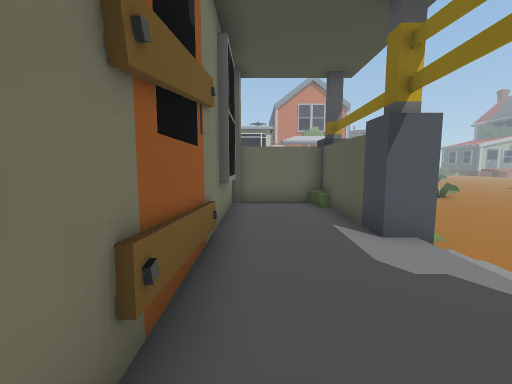
[1] (above)

20 first-person views from a walk through a scene from a Unity 3-D project. The camera is 1.3 m above the floor, tilts 6° down and sees 90° across. The floor is counted in squares, 1 m on a side. Each view is taken from the middle of a square. On the plan, view 1 faces up. The plan holds only what a view shows up to about 13 squares ahead; the rest is blank. The place goes on beyond the plan. The player character is not drawn.

[2]
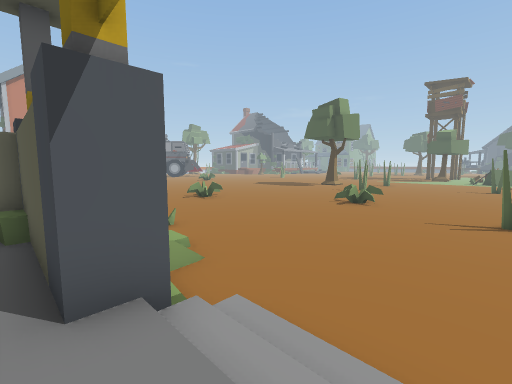

[3]
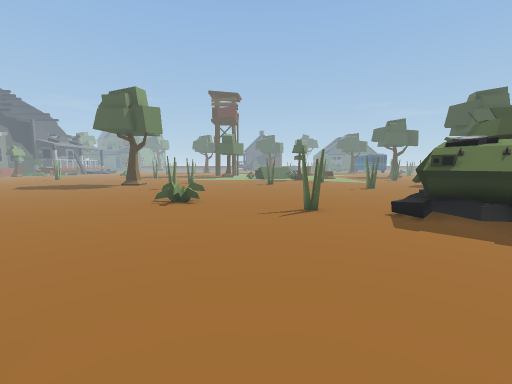

[4]
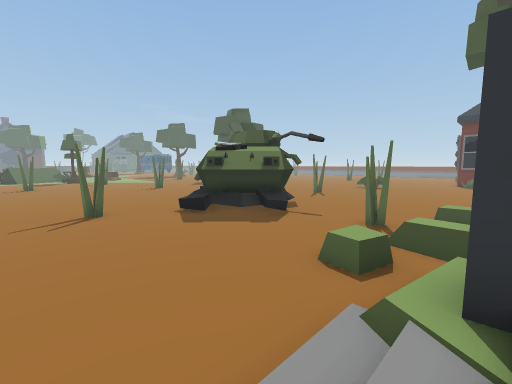

[5]
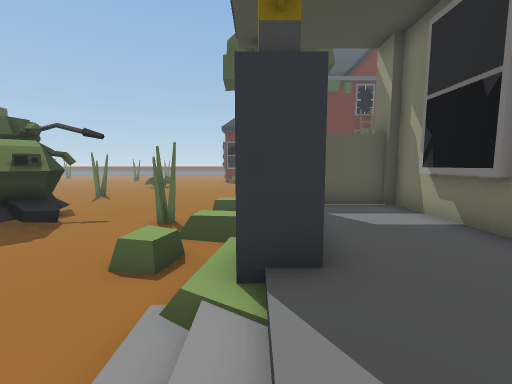

[6]
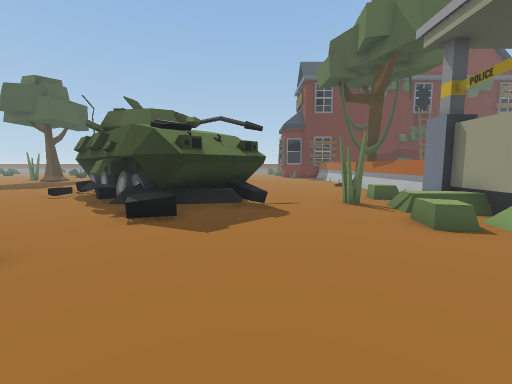

[7]
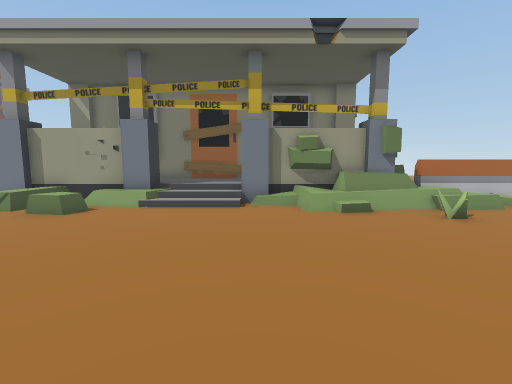

[8]
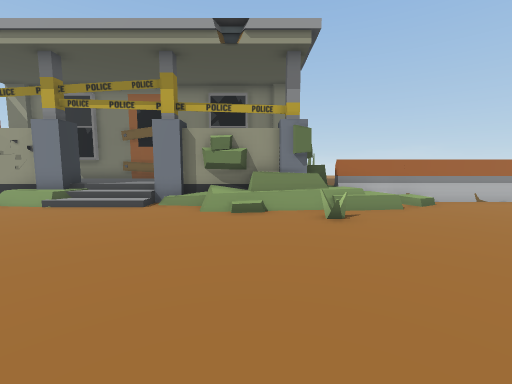

[9]
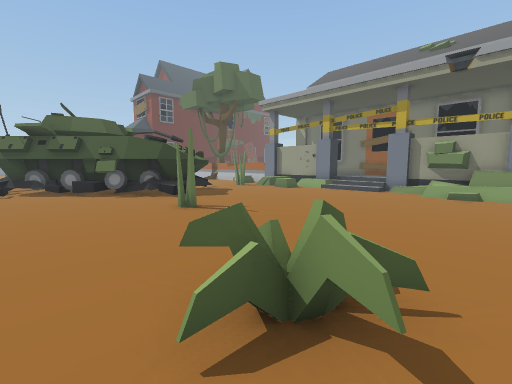

[10]
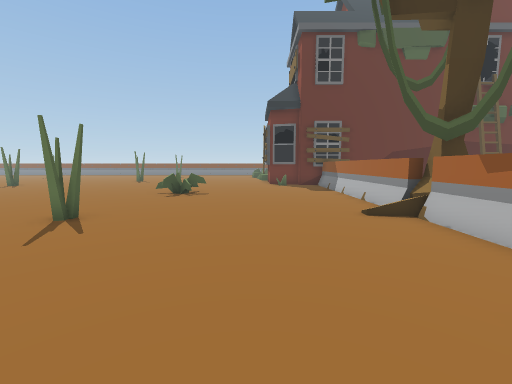

[11]
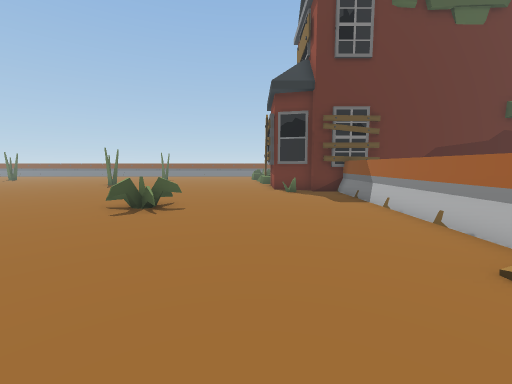

[12]
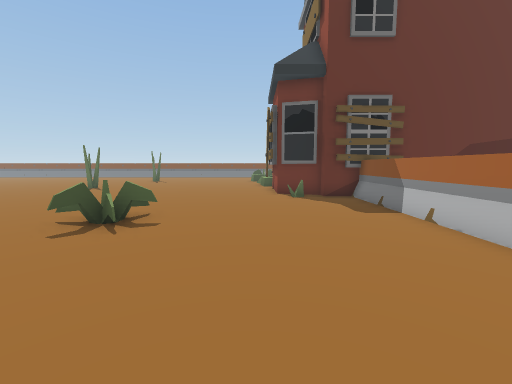

[13]
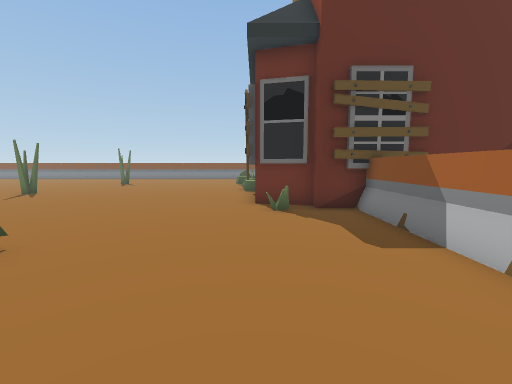

[14]
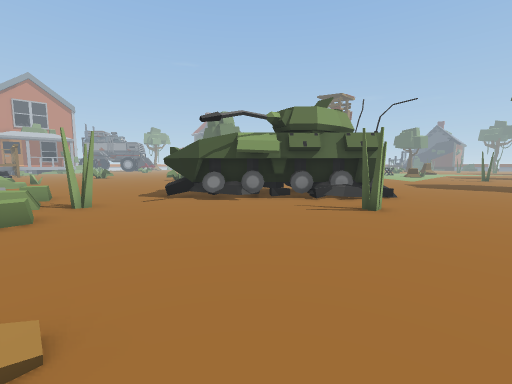

[15]
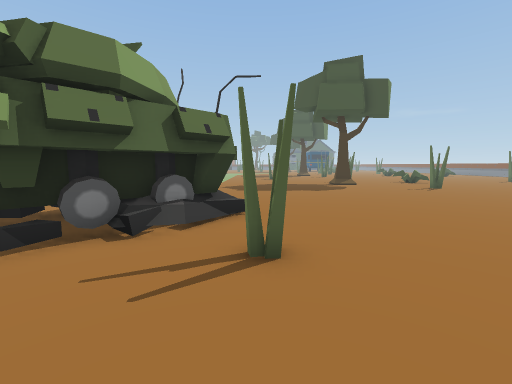

[16]
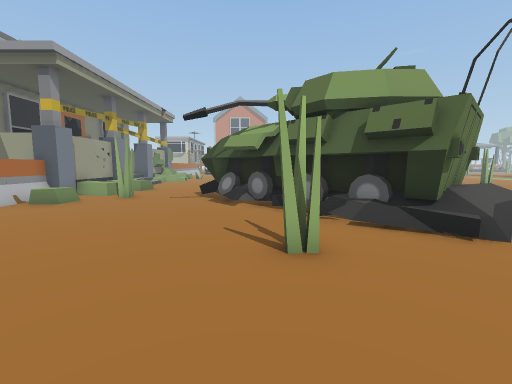

[17]
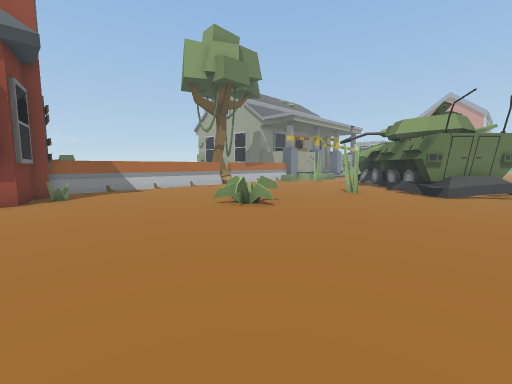

[18]
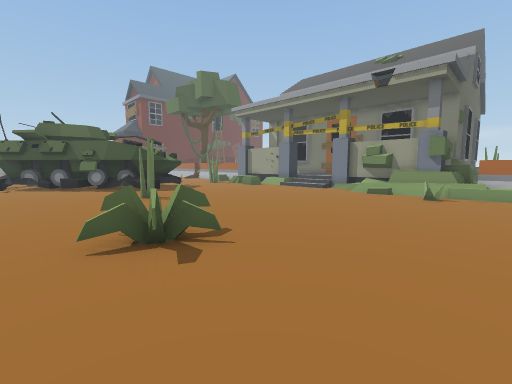

[19]
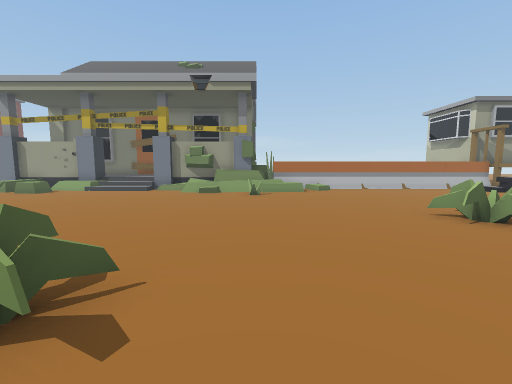

[20]
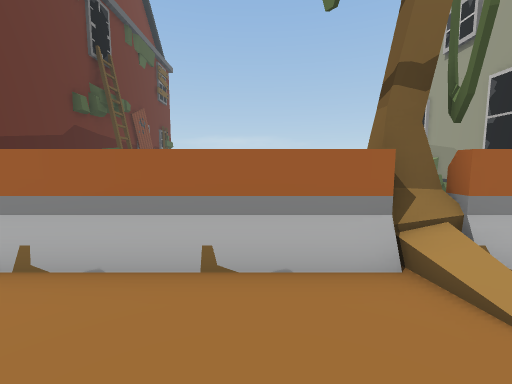

### Floor plan
Key: @ floor where view 1 was taken; # wall or solid block; x gap in a wall; . main floor; : floor 0.25 m higher than the main floor; + floor 0.5 m higher than the main floor; * floor 0.75 m higher than the main floor; / step, stairs or slope; = window, fence, low wall or low ledge; ^ raised ledge; T tree; O other object.
Columns run from 7 left of view 1 to 17 right of it. Each row starts with its distance up from view 1.
 12          OOO.............
 11         xOOO............
 10          ^##.=...........
  9       #####=.............
  8       #**##+/........OOO.
  7       #***#+/.........O..
  6       #***#..............
  5       #***#..............
  4       #***//.............
  3       #***//.............
  2       #***//........#....
  1       #***#/.............
  0       #@**#.:............
 -1       #***#.*......O.....
 -2       #** #O.....^^#.....
 -3       ######....######...
 -4 ##      ##O..#..######...
 -5          OOO.....######..
 -6    x=    OO.......######.
 -7          OO........######
 -8          OO.........####O
 -9          OO..........##=.
-10          TT........#.....
-11          TO..............
-12          TO..............
-13          OO..............
-14          OO..............
-15          OO......OO......
-16          OO......OO......
-17          OO.......O......
-18           O..............
-19           O..............
-20           O.=............
-21       #######............
-22             ##......... .

Where each view was taken, in squares from view 1:
view 1: 0 up, 0 right, facing up
view 2: 2 up, 2 right, facing up-right
view 3: 4 up, 3 right, facing right
view 4: 4 up, 3 right, facing down-right
view 5: 4 up, 3 right, facing down
view 6: 5 up, 9 right, facing down
view 7: 5 up, 12 right, facing left
view 8: 8 up, 12 right, facing left
view 9: 9 up, 17 right, facing down-left
view 10: 4 down, 7 right, facing down
view 11: 8 down, 7 right, facing down
view 12: 10 down, 7 right, facing down
view 13: 13 down, 6 right, facing down
view 14: 13 down, 4 right, facing up-right
view 15: 10 down, 8 right, facing right
view 16: 14 down, 11 right, facing up
view 17: 22 down, 17 right, facing up-left
view 18: 12 up, 17 right, facing down-left
view 19: 10 up, 17 right, facing left
view 20: 13 down, 6 right, facing left
